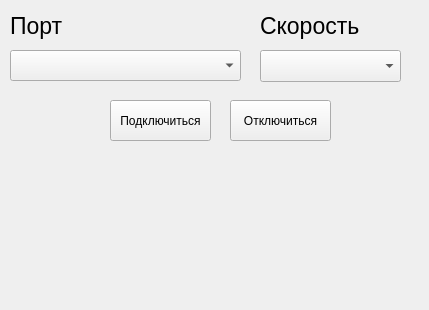
<?xml version="1.0" encoding="UTF-8"?>
<ui version="4.0">
 <class>Form</class>
 <widget class="QWidget" name="Form">
  <property name="geometry">
   <rect>
    <x>0</x>
    <y>0</y>
    <width>429</width>
    <height>310</height>
   </rect>
  </property>
  <property name="windowTitle">
   <string>Управление подсветкой</string>
  </property>
  <widget class="QComboBox" name="Port">
   <property name="geometry">
    <rect>
     <x>10</x>
     <y>50</y>
     <width>231</width>
     <height>31</height>
    </rect>
   </property>
  </widget>
  <widget class="QComboBox" name="Speed">
   <property name="geometry">
    <rect>
     <x>260</x>
     <y>50</y>
     <width>141</width>
     <height>32</height>
    </rect>
   </property>
  </widget>
  <widget class="QLabel" name="label">
   <property name="geometry">
    <rect>
     <x>10</x>
     <y>10</y>
     <width>81</width>
     <height>31</height>
    </rect>
   </property>
   <property name="font">
    <font>
     <pointsize>17</pointsize>
    </font>
   </property>
   <property name="text">
    <string>Порт</string>
   </property>
  </widget>
  <widget class="QLabel" name="label_2">
   <property name="geometry">
    <rect>
     <x>260</x>
     <y>10</y>
     <width>101</width>
     <height>31</height>
    </rect>
   </property>
   <property name="font">
    <font>
     <pointsize>17</pointsize>
    </font>
   </property>
   <property name="text">
    <string>Скорость</string>
   </property>
  </widget>
  <widget class="QPushButton" name="ConnectButton">
   <property name="geometry">
    <rect>
     <x>110</x>
     <y>100</y>
     <width>101</width>
     <height>41</height>
    </rect>
   </property>
   <property name="text">
    <string>Подключиться</string>
   </property>
  </widget>
  <widget class="QPushButton" name="DisconnectBtn">
   <property name="geometry">
    <rect>
     <x>230</x>
     <y>100</y>
     <width>101</width>
     <height>41</height>
    </rect>
   </property>
   <property name="text">
    <string>Отключиться</string>
   </property>
  </widget>
 </widget>
 <resources/>
 <connections/>
</ui>
